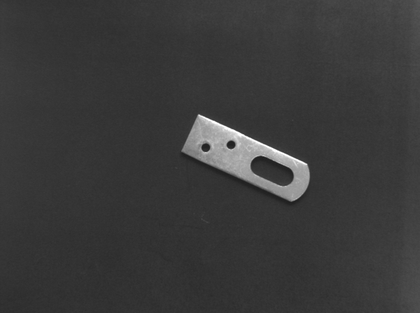
%> input picture metal-parts-01.png, 420 x 313 px, shrunk from 646 x 482 before the run
$ octave --eval "result = Edge_Segmentation(imread('metal-parts-01.png'));"   (GNU Octave 9; MATLAB toolbox functions it lacks are replaced by stand-ins)
%> lines starting %> are read from the running program, lines starting %| are printed output that depends on the picture; in (x1, y1, x2, y2) boxes, pixels count from 0 and x2, y2 are one past the last pixel; in counts of white or black regions, pixels touching at a corner belong together; the program's own positions count from 1
function [seg_edges_line,seg_edges_circle]=Edge_Segmentation(input_img)
%函数功能：
%seg_edge=Edge_Segmentation(edge)
%实现边缘的分割
%函数输入：
%edge:边缘坐标
%函数输出：
%seg_edge:分割后的边缘段，为cell型
%seg_edge_num:分割后的边缘数:seg_edge_num(1)为水平边缘数，seg_edge_num(2)为垂直边缘数

if size(input_img,3)==3
    input_img=rbg2gray(input_img);
end

edge_img=input_img;
%> edge_img is the input picture: size 313x420 uint8; min 26, max 255, mean 58.1
nrow=size(edge_img,1);
%> nrow = 313
ncol=size(edge_img,2);
%> ncol = 420

%进行霍夫变换
[H,T,R] = hough(edge_img,'Theta',-90:1:89);
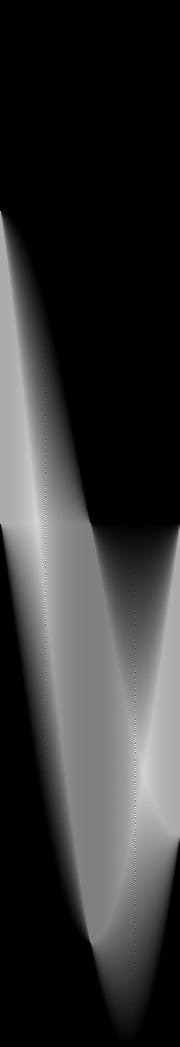
%> H: size 1047x180 double; min 0, max 626, mean 125.6; drawn with min black and max white
%> T = 180 values from -90 to 89; R = 1047 values from -523 to 523


%提取hough变换后的图像极值点并进行过滤
P=houghpeaks(H,10,'Threshold',0.2*max(H(:)));
%> P = [525 46; 537 46; 549 46; 561 46; 573 46; 586 46; 598 46; 745 136; 757 136; 769 136]

%进行逐点扫描
scan_size=2;
seg_edges_line={};
for k=1:size(P,1)
    temp_edge=[];
    theta=T(P(k,2));
    rho=R(P(k,1));
    for x=1:ncol
        ideay=round((rho-x*cosd(theta))/sind(theta))+1
        if ideay<(size(edge_img,1)-scan_size) && ideay>scan_size
            patch=edge_img(ideay-scan_size:ideay+scan_size,x);
            realy=find(patch>0);
            if (length(realy)~=0)
                for ii=1:length(realy)
                    temp_edge(end+1,1:2)=[realy(ii)-scan_size-1+ideay,x];
                    edge_img(realy(ii)-scan_size-1+ideay,x)=0;
                end
            end
        end
    end
    if size(temp_edge,1)>15
        seg_edges_line{end+1}=temp_edge;
    end

end
%> this loop made 10 passes
%> (theta, rho) on passes 1 to 10: (-45, 1), (-45, 13), (-45, 25), (-45, 37), (-45, 49), (-45, 62), (-45, 74), (45, 221), (45, 233), (45, 245)
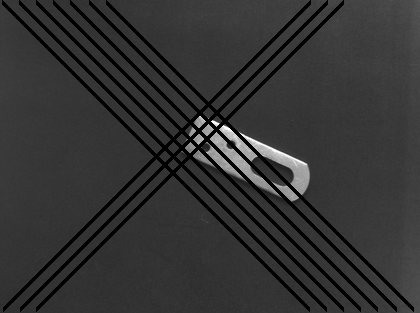
%> edge_img: size 313x420 uint8; 11.52% of pixels changed, all inside (x1, y1, x2, y2) = (2, 0, 414, 312)
%> after the loop, patch = [68; 68; 68; 67; 67]; realy = [1; 2; 3; 4; 5]; seg_edges_line = 10 items; temp_edge = 1453 rows, first 12: [308 37; 309 37; 310 37; 311 37; 312 37; 307 38; 308 38; 309 38; 310 38; 311 38; 306 39; 307 39]

temp_edges=seg_edges_line;
%> temp_edges = 10 items
delete_len=25;
delete_gap=15;
for k=1:length(temp_edges);
    edge=temp_edges{k};
    real_start=1;
    real_len=[];
    len=1;
    for ii=2:size(edge,1)-1;
        if norm(edge(ii,:)-edge(ii+1,:))<delete_gap
            len=len+1;
        else
            if (len>delete_len)
                real_len(end+1)=len;
                real_start(end+1)=ii+1;
                len=1;
            else
                real_start(end)=ii+1;
                len=1;
            end
        end
    end
    if (len>delete_len)
        real_len(end+1)=len-1;
    else
        real_start(end)=[];
    end

    temp_ed=[];
    for jj=1:length(real_start)
        temp_ed(end+1:end+real_len(jj),1:2)=edge(real_start(jj):real_start(jj)+real_len(jj)-1,:);
    end
    seg_edges_line{k}=temp_ed(1:end,:);

end
%> this loop made 10 passes
%> after the loop, temp_ed = 1451 rows, first 12: [308 37; 309 37; 310 37; 311 37; 312 37; 307 38; 308 38; 309 38; 310 38; 311 38; 306 39; 307 39]

%======================================================================%
temp_img=input_img;
for k=1:length(seg_edges_line);
    edge=seg_edges_line{k};
    for i=1:size(edge,1)
        temp_img(edge(i,1),edge(i,2))=0;
    end
end
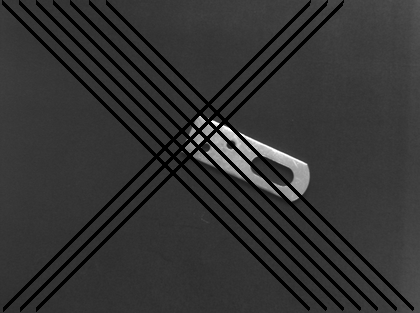
%> temp_img: size 313x420 uint8; 11.5% of pixels changed, all inside (x1, y1, x2, y2) = (2, 0, 414, 312)

[label_img,num]=bwlabel(temp_img);
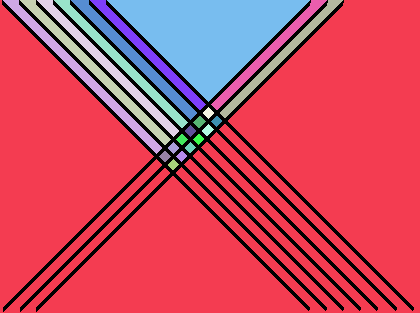
%> label_img: size 313x420 double; 23 distinct labels, from 0 to 22; one colour per label, 0 black
%> num = 22
seg_edges_circle={};
for i=1:num
    edge_circle=[];
    [r,c]=find(label_img==i);
    if length(r)>delete_len
        edge_circle(end+1:end+length(r),1:2)=[r,c];
        seg_edges_circle{end+1}=edge_circle;
    end
end
%> this loop made 22 passes
%> after the loop, edge_circle = 1285 rows, first 12: [113 221; 114 221; 112 222; 113 222; 114 222; 115 222; 111 223; 112 223; 113 223; 114 223; 115 223; 116 223]; seg_edges_circle = 22 items
%> `result = Edge_Segmentation(imread('metal-parts-01.png'));`: result = 10 items


% [22 lines of commented-out code are left out]
